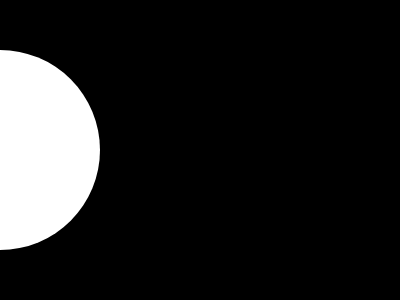
Frame 1 (no input)
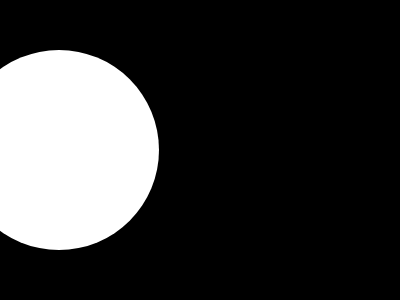
Frame 60 (no input)
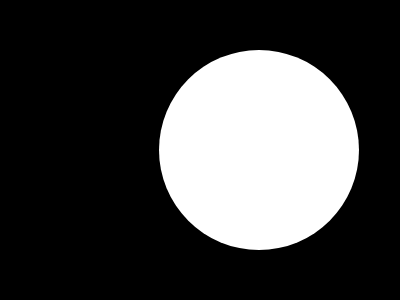
Frame 120 (the mouse pressed at the canvas centre since frame 60)

The p5.js sketch that drew these frames (run headless with seeded random() and noise() and a simulated clock; from frame 60 on, the mouse is pressed at the canvas centre):

// p5.js sketch
// ── sketch.js
let circleX = 0;
let circleY = 150;

function setup() {
  createCanvas(400, 300);
  noStroke();
  fill(255);
}

function mousePressed() {
  circleX = mouseX;
  circleY = mouseY;
}

function draw() {
  background(0);

  circle(circleX, circleY, 200);
  circleX = circleX + 1;
  circleX = circleX % width;
}

// https://editor.p5js.org/jht1493/sketches/e33y9FbcE
// 2.2 variable remainder circleX

// https://editor.p5js.org/jht1493/sketches/HtESWWNTa
// 2.2 variable remainder

// Make Your Own (Make Your Own Variable)
// Code! Programming with p5.js
// The Coding Train / Daniel Shiffman
// https://thecodingtrain.com/beginners/p5js/2.2-make-your-own.html
// https://youtu.be/dRhXIIFp-ys

// Make Your Own Variable: https://editor.p5js.org/codingtrain/sketches/xPXNdPy17
// Growing Circle Exercise: https://editor.p5js.org/codingtrain/sketches/ehbMJ-otC
